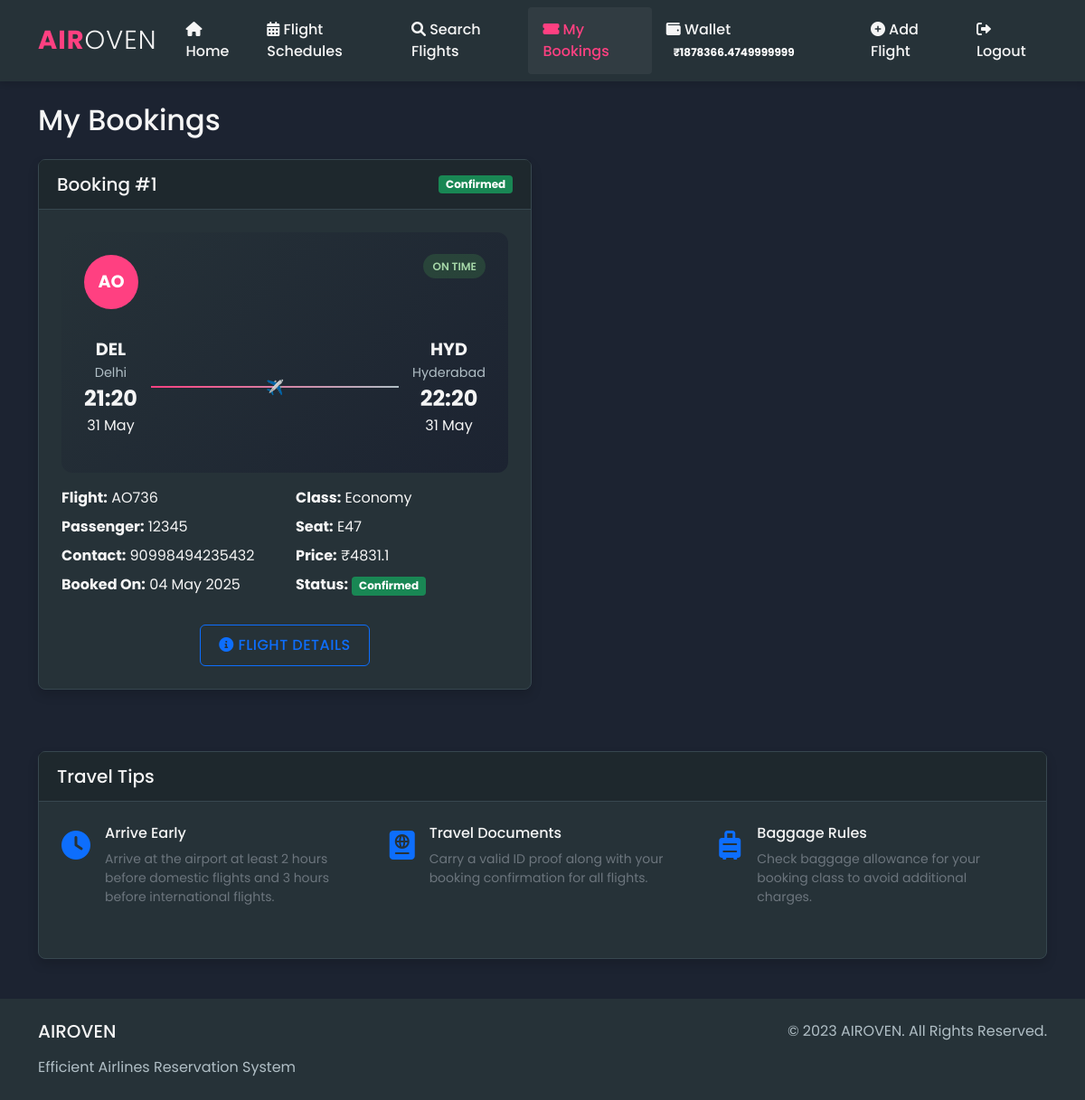
Page /my_bookings (signed in) on the committed database.
### models.py (models this page shows, shortened)
class User(UserMixin, db.Model):
    id = db.Column(db.Integer, primary_key=True)
    first_name = db.Column(db.String(64), nullable=False)
    last_name = db.Column(db.String(64), nullable=False)
    email = db.Column(db.String(120), unique=True, nullable=False)
    age = db.Column(db.Integer, nullable=False)
    gender = db.Column(db.String(10), nullable=False)
    password_hash = db.Column(db.String(256), nullable=False)
    wallet_balance = db.Column(db.Float, default=0.0)
    quiz_completed = db.Column(db.Boolean, default=False)
    date_registered = db.Column(db.DateTime, default=datetime.utcnow)
    bookings = db.relationship('Booking', backref='user', lazy=True, cascade='all, delete-orphan')

class Booking(db.Model):
    id = db.Column(db.Integer, primary_key=True)
    user_id = db.Column(db.Integer, db.ForeignKey('user.id'), nullable=False)
    flight_id = db.Column(db.Integer, db.ForeignKey('flight.id'), nullable=False)
    booking_date = db.Column(db.DateTime, default=datetime.utcnow)
    travel_class = db.Column(db.String(20), nullable=False)
    seat_number = db.Column(db.String(5), nullable=False)
    price_paid = db.Column(db.Float, nullable=False)
    passenger_name = db.Column(db.String(128), nullable=False)
    passenger_age = db.Column(db.Integer, nullable=False)
    passenger_gender = db.Column(db.String(10), nullable=False)
    contact_number = db.Column(db.String(15))
    status = db.Column(db.String(20), default="Confirmed")

class Flight(db.Model):
    id = db.Column(db.Integer, primary_key=True)
    flight_number = db.Column(db.String(10), unique=True, nullable=False)
    origin = db.Column(db.String(64), nullable=False)
    destination = db.Column(db.String(64), nullable=False)
    departure_time = db.Column(db.DateTime, nullable=False)
    arrival_time = db.Column(db.DateTime, nullable=False)
    status = db.Column(db.String(20), default="On Time")
    economy_price = db.Column(db.Float, nullable=False)
    premium_price = db.Column(db.Float, nullable=False)
    business_price = db.Column(db.Float, nullable=False)
    available_seats_economy = db.Column(db.Integer, default=100)
    available_seats_premium = db.Column(db.Integer, default=50)
    available_seats_business = db.Column(db.Integer, default=20)
    aircraft_type = db.Column(db.String(50), nullable=False)
    distance_km = db.Column(db.Integer)
    bookings = db.relationship('Booking', backref='flight', lazy=True, cascade='all, delete-orphan')

### routes.py (the view)
    @app.route('/my_bookings')
    @login_required
    def my_bookings():
        bookings = Booking.query.filter_by(user_id=current_user.id).all()
        csrf_token = generate_csrf()
        return render_template('my_bookings.html', bookings=bookings, csrf_token=csrf_token, now=datetime.utcnow())

### templates/my_bookings.html (shortened to what this page needs)
{% extends "layout.html" %}
{% block content %}
<div class="my-bookings-container">
    <h2 class="mb-4">My Bookings</h2>
    {% if bookings %}
    <div class="row">
        {% for booking in bookings %}
        <div class="col-lg-6 mb-4">
            <div class="card">
                <div class="card-header d-flex justify-content-between align-items-center">
                    <h5 class="mb-0">Booking #{{ booking.id }}</h5>
                    <span class="badge {% if booking.status == 'Confirmed' %}bg-success{% elif booking.status == 'Cancelled' %}bg-danger{% else %}bg-warning{% endif %}">
                        {{ booking.status }}
                    </span>
                </div>
                <div class="card-body">
                    <div class="flight-card mb-3">
                        <div class="content">
                            <div class="d-flex justify-content-between mb-3">
                                <div class="airline-logo">
                                    AO
                                </div>
                                <div>
                                    <span class="flight-status">{{ booking.flight.status }}</span>
                                </div>
                            </div>
                            <div class="flight-info">
                                <div class="flight-path">
                                    <div class="airport">
                                        <div class="airport-code">{{ booking.flight.origin[:3].upper() }}</div>
                                        <div class="airport-name">{{ booking.flight.origin }}</div>
                                        <div class="flight-time">{{ booking.flight.departure_time.strftime('%H:%M') }}</div>
                                        <div>{{ booking.flight.departure_time.strftime('%d %b') }}</div>
                                    </div>
                                    <div class="flight-line"></div>
                                    <div class="airport">
                                        <div class="airport-code">{{ booking.flight.destination[:3].upper() }}</div>
                                        <div class="airport-name">{{ booking.flight.destination }}</div>
                                        <div class="flight-time">{{ booking.flight.arrival_time.strftime('%H:%M') }}</div>
                                        <div>{{ booking.flight.arrival_time.strftime('%d %b') }}</div>
                                    </div>
                                </div>
                            </div>
                        </div>
                    </div>
                    <div class="booking-details">
                        <div class="row">
                            <div class="col-md-6">
                                <ul class="list-unstyled">
                                    <li class="mb-2">
                                        <strong>Flight:</strong> {{ booking.flight.flight_number }}
                                    </li>
                                    <li class="mb-2">
                                        <strong>Passenger:</strong> {{ booking.passenger_name }}
                                    </li>
                                    <li class="mb-2">
                                        <strong>Contact:</strong> {{ booking.contact_number }}
                                    </li>
                                    <li class="mb-2">
                                        <strong>Booked On:</strong> {{ booking.booking_date.strftime('%d %b %Y') }}
                                    </li>
                                </ul>
                            </div>
                            <div class="col-md-6">
                                <ul class="list-unstyled">
                                    <li class="mb-2">
                                        <strong>Class:</strong> {{ booking.travel_class.capitalize() }}
                                    </li>
                                    <li class="mb-2">
                                        <strong>Seat:</strong> {{ booking.seat_number }}
                                    </li>
                                    <li class="mb-2">
                                        <strong>Price:</strong> ₹{{ booking.price_paid }}
                                    </li>
                                    <li class="mb-2">
                                        <strong>Status:</strong> <span class="badge {% if booking.status == 'Confirmed' %}bg-success{% elif booking.status == 'Cancelled' %}bg-danger{% else %}bg-warning{% endif %}">{{ booking.status }}</span>
                                    </li>
                                </ul>
                            </div>
                        </div>
                    </div>
                    <div class="booking-actions mt-3">
                        {% if booking.status == 'Confirmed' and booking.flight.departure_time > now %}
                        <div class="d-flex justify-content-between">
                            <a href="{{ url_for('flight_details', flight_id=booking.flight.id) }}" class="btn btn-outline-primary">
                                <i class="fas fa-info-circle"></i> Flight Details
                            </a>
                            <button type="button" class="btn btn-danger" data-bs-toggle="modal" data-bs-target="#cancelModal{{ booking.id }}">
                                <i class="fas fa-times-circle"></i> Cancel Booking
                            </button>
                        </div>
                        {% else %}
                        <div class="d-flex justify-content-center">
                            <a href="{{ url_for('flight_details', flight_id=booking.flight.id) }}" class="btn btn-outline-primary">
                                <i class="fas fa-info-circle"></i> Flight Details
                            </a>
                        </div>
                        {% endif %}
                    </div>
                </div>
            </div>
        </div>
        {% endfor %}
    </div>
    {% endif %}
    <div class="card mt-4">
        <div class="card-header">
            <h5 class="mb-0">Travel Tips</h5>
        </div>
        <div class="card-body">
            <div class="row">
                <div class="col-md-4 mb-3">
                    <div class="d-flex">
                        <div class="me-3 text-primary" style="font-size: 2rem;">
                            <i class="fas fa-clock"></i>
                        </div>
                        <div>
                            <h6>Arrive Early</h6>
                            <p class="small text-muted">Arrive at the airport at least 2 hours before domestic flights and 3 hours before international flights.</p>
                        </div>
                    </div>
                </div>
                <div class="col-md-4 mb-3">
                    <div class="d-flex">
                        <div class="me-3 text-primary" style="font-size: 2rem;">
                            <i class="fas fa-passport"></i>
                        </div>
                        <div>
                            <h6>Travel Documents</h6>
                            <p class="small text-muted">Carry a valid ID proof along with your booking confirmation for all flights.</p>
                        </div>
                    </div>
                </div>
                <div class="col-md-4 mb-3">
                    <div class="d-flex">
                        <div class="me-3 text-primary" style="font-size: 2rem;">
                            <i class="fas fa-suitcase-rolling"></i>
                        </div>
                        <div>
                            <h6>Baggage Rules</h6>
                            <p class="small text-muted">Check baggage allowance for your booking class to avoid additional charges.</p>
                        </div>
                    </div>
                </div>
            </div>
        </div>
    </div>
</div>
{% endblock %}

### templates/layout.html (shortened to what this page needs)
<!DOCTYPE html>
<html lang="en">
<head>
    <link href="https://cdn.jsdelivr.net/npm/bootstrap@5.1.3/dist/css/bootstrap.min.css" rel="stylesheet">
    <link rel="stylesheet" href="https://cdnjs.cloudflare.com/ajax/libs/font-awesome/6.0.0/css/all.min.css">
    <link rel="stylesheet" href="https://unpkg.com/leaflet@1.7.1/dist/leaflet.css" />
    <link rel="stylesheet" href="{{ url_for('static', filename='css/style.css') }}">
</head>
<body>
    {% if current_user.is_authenticated %}
    <nav class="navbar navbar-expand-lg navbar-dark">
        <div class="container">
            <a class="navbar-brand" href="{{ url_for('home') }}">AIR<span>OVEN</span></a>
            <div class="collapse navbar-collapse" id="navbarNav">
                <ul class="navbar-nav ms-auto">
                    <li class="nav-item">
                        <a class="nav-link {% if request.endpoint == 'home' %}active{% endif %}" href="{{ url_for('home') }}">
                            <i class="fas fa-home"></i> Home
                        </a>
                    </li>
                    <li class="nav-item">
                        <a class="nav-link {% if request.endpoint == 'flight_schedules' %}active{% endif %}" href="{{ url_for('flight_schedules') }}">
                            <i class="fas fa-calendar-alt"></i> Flight Schedules
                        </a>
                    </li>
                    <li class="nav-item">
                        <a class="nav-link {% if request.endpoint == 'search_flights' %}active{% endif %}" href="{{ url_for('search_flights') }}">
                            <i class="fas fa-search"></i> Search Flights
                        </a>
                    </li>
                    <li class="nav-item">
                        <a class="nav-link {% if request.endpoint == 'my_bookings' %}active{% endif %}" href="{{ url_for('my_bookings') }}">
                            <i class="fas fa-ticket-alt"></i> My Bookings
                        </a>
                    </li>
                    <li class="nav-item">
                        <a class="nav-link {% if request.endpoint == 'wallet' %}active{% endif %}" href="{{ url_for('wallet') }}">
                            <i class="fas fa-wallet"></i> Wallet
                            <span class="badge bg-accent rounded-pill">₹{{ current_user.wallet_balance }}</span>
                        </a>
                    </li>
                    <li class="nav-item">
                        <a class="nav-link {% if request.endpoint == 'add_flight' %}active{% endif %}" href="{{ url_for('add_flight') }}">
                            <i class="fas fa-plus-circle"></i> Add Flight
                        </a>
                    </li>
                    <li class="nav-item">
                        <a class="nav-link" href="{{ url_for('logout') }}">
                            <i class="fas fa-sign-out-alt"></i> Logout
                        </a>
                    </li>
                </ul>
            </div>
        </div>
    </nav>
    {% endif %}
    <main class="container my-4">
        {% block content %}{% endblock %}
    </main>
    <footer class="py-4">
        <div class="container">
            <div class="row">
                <div class="col-md-6">
                    <h5 class="mb-3">AIROVEN</h5>
                    <p class="mb-0">Efficient Airlines Reservation System</p>
                </div>
                <div class="col-md-6 text-md-end">
                    <p>&copy; 2023 AIROVEN. All Rights Reserved.</p>
                </div>
            </div>
        </div>
    </footer>
</body>
</html>

### rows in the picture
User: wallet_balance "1878366.4749999999"
Booking: id "1", status "Confirmed", flight.status "ON TIME", flight "DEL", flight.origin "Delhi", flight.departure_time "21:20", flight.departure_time "31 May", flight "HYD", flight.destination "Hyderabad", flight.arrival_time "22:20", flight.arrival_time "31 May", flight.flight_number "AO736", passenger_name "12345", contact_number "90998494235432", booking_date "04 May 2025", travel_class "Economy", seat_number "E47", price_paid "4831.1"
